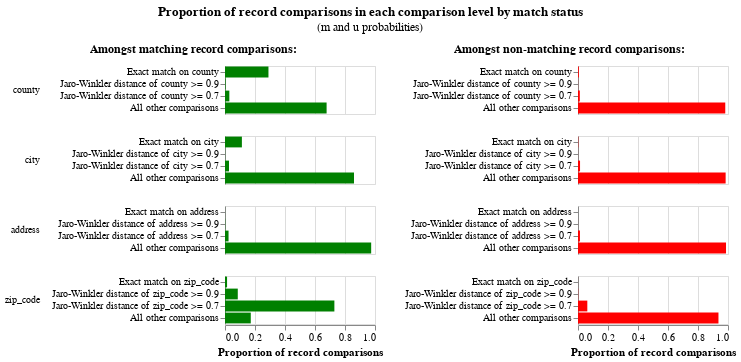

Notebook cell for this chart:
### Code cell
linker.visualisations.m_u_parameters_chart()

### Figure 1 — Vega-Lite specification as saved in the notebook (floating-point values rounded to 4 significant figures)
{"config": {"view": {"continuousWidth": 300, "continuousHeight": 300, "discreteHeight": 300, "discreteWidth": 400}, "header": {"title": null}, "title": {"anchor": "middle", "offset": 10}}, "hconcat": [{"mark": "bar", "encoding": {"color": {"value": "green"}, "row": {"field": "comparison_name", "header": {"labelAlign": "left", "labelAnchor": "middle", "labelAngle": 0}, "sort": {"field": "comparison_sort_order"}, "type": "nominal"}, "tooltip": [{"field": "comparison_name", "title": "Comparison name", "type": "nominal"}, {"field": "label_for_charts", "title": "Label", "type": "ordinal"}, {"field": "sql_condition", "title": "SQL condition", "type": "nominal"}, {"field": "m_probability", "format": ".10~g", "title": "M probability", "type": "quantitative"}, {"field": "u_probability", "format": ".10~g", "title": "U probability", "type": "quantitative"}, {"field": "bayes_factor", "format": ",.6f", "title": "Bayes factor = m/u", "type": "quantitative"}, {"field": "log2_bayes_factor", "format": ".4~g", "title": "Match weight = log2(m/u)", "type": "quantitative"}, {"field": "bayes_factor_description", "title": "Match weight description", "type": "nominal"}, {"field": "m_probability_description", "title": "m probability description", "type": "nominal"}, {"field": "u_probability_description", "title": "u probability description", "type": "nominal"}], "x": {"axis": {"title": "Proportion of record comparisons"}, "field": "m_probability", "type": "quantitative"}, "y": {"axis": {"title": null}, "field": "label_for_charts", "sort": {"field": "comparison_vector_value", "order": "descending"}, "type": "nominal"}}, "height": {"step": 12}, "resolve": {"scale": {"y": "independent"}}, "title": {"text": "Amongst matching record comparisons:", "fontSize": 12, "fontWeight": "bold"}, "transform": [{"filter": "(datum.bayes_factor != 'no-op filter due to vega lite issue 4680')"}], "width": 150}, {"mark": "bar", "encoding": {"color": {"value": "red"}, "row": {"field": "comparison_name", "header": {"labels": false}, "sort": {"field": "comparison_sort_order"}, "type": "nominal"}, "tooltip": [{"field": "comparison_name", "title": "Comparison name", "type": "nominal"}, {"field": "label_for_charts", "title": "Label", "type": "ordinal"}, {"field": "sql_condition", "title": "SQL condition", "type": "nominal"}, {"field": "m_probability", "format": ".10~g", "title": "M probability", "type": "quantitative"}, {"field": "u_probability", "format": ".10~g", "title": "U probability", "type": "quantitative"}, {"field": "bayes_factor", "format": ",.6f", "title": "Bayes factor = m/u", "type": "quantitative"}, {"field": "log2_bayes_factor", "format": ".4~g", "title": "Match weight = log2(m/u)", "type": "quantitative"}, {"field": "bayes_factor_description", "title": "Match weight description", "type": "nominal"}, {"field": "m_probability_description", "title": "m probability description", "type": "nominal"}, {"field": "u_probability_description", "title": "u probability description", "type": "nominal"}], "x": {"axis": {"title": "Proportion of record comparisons"}, "field": "u_probability", "type": "quantitative"}, "y": {"axis": {"title": null}, "field": "label_for_charts", "sort": {"field": "comparison_vector_value", "order": "descending"}, "type": "nominal"}}, "height": {"step": 12}, "resolve": {"scale": {"y": "independent"}}, "title": {"text": "Amongst non-matching record comparisons:", "fontSize": 12, "fontWeight": "bold"}, "transform": [{"filter": "(datum.bayes_factor != 'no-op filter2 due to vega lite issue 4680')"}], "width": 150}], "data": {"name": "data-881b6ea8c56541b9f66f5434ba320c05"}, "title": {"text": "Proportion of record comparisons in each comparison level by match status", "subtitle": "(m and u probabilities)"}, "$schema": "https://vega.github.io/schema/vega-lite/v5.9.3.json", "datasets": {"data-881b6ea8c56541b9f66f5434ba320c05": [{"comparison_name": "county", "sql_condition": "\"county_l\" = \"county_r\"", "label_for_charts": "Exact match on county", "m_probability": 0.2897, "u_probability": 0.005481, "m_probability_description": "Amongst matching record comparisons, 28.97% of records (i.e. one in 3.452) are in the exact match on county comparison level", "u_probability_description": "Amongst non-matching record comparisons, 0.5481% of records (i.e. one in 182) are in the exact match on county comparison level", "has_tf_adjustments": false, "tf_adjustment_column": null, "tf_adjustment_weight": 1.0, "is_null_level": false, "bayes_factor": 52.86, "log2_bayes_factor": 5.724, "comparison_vector_value": 3, "max_comparison_vector_value": 3, "bayes_factor_description": "If comparison level is `exact match on county` then comparison is 52.86 times more likely to be a match", "probability_two_random_records_match": 0.05607, "comparison_sort_order": 0}, {"comparison_name": "county", "sql_condition": "jaro_winkler_similarity(\"county_l\", \"county_r\") >= 0.9", "label_for_charts": "Jaro-Winkler distance of county >= 0.9", "m_probability": 0.003953, "u_probability": 0.0006259, "m_probability_description": "Amongst matching record comparisons, 0.3953% of records (i.e. one in 253) are in the jaro-winkler distance of county >= 0.9 comparison level", "u_probability_description": "Amongst non-matching record comparisons, 0.06259% of records (i.e. one in 1,598) are in the jaro-winkler distance of county >= 0.9 comparison level", "has_tf_adjustments": false, "tf_adjustment_column": null, "tf_adjustment_weight": 1.0, "is_null_level": false, "bayes_factor": 6.316, "log2_bayes_factor": 2.659, "comparison_vector_value": 2, "max_comparison_vector_value": 3, "bayes_factor_description": "If comparison level is `jaro-winkler distance of county >= 0.9` then comparison is 6.316 times more likely to be a match", "probability_two_random_records_match": 0.05607, "comparison_sort_order": 0}, {"comparison_name": "county", "sql_condition": "jaro_winkler_similarity(\"county_l\", \"county_r\") >= 0.7", "label_for_charts": "Jaro-Winkler distance of county >= 0.7", "m_probability": 0.02896, "u_probability": 0.01211, "m_probability_description": "Amongst matching record comparisons, 2.896% of records (i.e. one in 34.53) are in the jaro-winkler distance of county >= 0.7 comparison level", "u_probability_description": "Amongst non-matching record comparisons, 1.211% of records (i.e. one in 82.55) are in the jaro-winkler distance of county >= 0.7 comparison level", "has_tf_adjustments": false, "tf_adjustment_column": null, "tf_adjustment_weight": 1.0, "is_null_level": false, "bayes_factor": 2.391, "log2_bayes_factor": 1.258, "comparison_vector_value": 1, "max_comparison_vector_value": 3, "bayes_factor_description": "If comparison level is `jaro-winkler distance of county >= 0.7` then comparison is 2.391 times more likely to be a match", "probability_two_random_records_match": 0.05607, "comparison_sort_order": 0}, {"comparison_name": "county", "sql_condition": "ELSE", "label_for_charts": "All other comparisons", "m_probability": 0.6774, "u_probability": 0.9818, "m_probability_description": "Amongst matching record comparisons, 67.74% of records (i.e. one in 1.476) are in the all other comparisons comparison level", "u_probability_description": "Amongst non-matching record comparisons, 98.18% of records (i.e. one in 1.019) are in the all other comparisons comparison level", "has_tf_adjustments": false, "tf_adjustment_column": null, "tf_adjustment_weight": 1.0, "is_null_level": false, "bayes_factor": 0.6899, "log2_bayes_factor": -0.5355, "comparison_vector_value": 0, "max_comparison_vector_value": 3, "bayes_factor_description": "If comparison level is `all other comparisons` then comparison is 1.449 times less likely to be a match", "probability_two_random_records_match": 0.05607, "comparison_sort_order": 0}, {"comparison_name": "city", "sql_condition": "\"city_l\" = \"city_r\"", "label_for_charts": "Exact match on city", "m_probability": 0.1126, "u_probability": 0.001835, "m_probability_description": "Amongst matching record comparisons, 11.26% of records (i.e. one in 8.882) are in the exact match on city comparison level", "u_probability_description": "Amongst non-matching record comparisons, 0.1835% of records (i.e. one in 545) are in the exact match on city comparison level", "has_tf_adjustments": false, "tf_adjustment_column": null, "tf_adjustment_weight": 1.0, "is_null_level": false, "bayes_factor": 61.35, "log2_bayes_factor": 5.939, "comparison_vector_value": 3, "max_comparison_vector_value": 3, "bayes_factor_description": "If comparison level is `exact match on city` then comparison is 61.35 times more likely to be a match", "probability_two_random_records_match": 0.05607, "comparison_sort_order": 1}, {"comparison_name": "city", "sql_condition": "jaro_winkler_similarity(\"city_l\", \"city_r\") >= 0.9", "label_for_charts": "Jaro-Winkler distance of city >= 0.9", "m_probability": 0.0008816, "u_probability": 0.0003363, "m_probability_description": "Amongst matching record comparisons, 0.08816% of records (i.e. one in 1,134) are in the jaro-winkler distance of city >= 0.9 comparison level", "u_probability_description": "Amongst non-matching record comparisons, 0.03363% of records (i.e. one in 2,973) are in the jaro-winkler distance of city >= 0.9 comparison level", "has_tf_adjustments": false, "tf_adjustment_column": null, "tf_adjustment_weight": 1.0, "is_null_level": false, "bayes_factor": 2.621, "log2_bayes_factor": 1.39, "comparison_vector_value": 2, "max_comparison_vector_value": 3, "bayes_factor_description": "If comparison level is `jaro-winkler distance of city >= 0.9` then comparison is 2.621 times more likely to be a match", "probability_two_random_records_match": 0.05607, "comparison_sort_order": 1}, {"comparison_name": "city", "sql_condition": "jaro_winkler_similarity(\"city_l\", \"city_r\") >= 0.7", "label_for_charts": "Jaro-Winkler distance of city >= 0.7", "m_probability": 0.02651, "u_probability": 0.0136, "m_probability_description": "Amongst matching record comparisons, 2.651% of records (i.e. one in 37.72) are in the jaro-winkler distance of city >= 0.7 comparison level", "u_probability_description": "Amongst non-matching record comparisons, 1.36% of records (i.e. one in 73.55) are in the jaro-winkler distance of city >= 0.7 comparison level", "has_tf_adjustments": false, "tf_adjustment_column": null, "tf_adjustment_weight": 1.0, "is_null_level": false, "bayes_factor": 1.95, "log2_bayes_factor": 0.9636, "comparison_vector_value": 1, "max_comparison_vector_value": 3, "bayes_factor_description": "If comparison level is `jaro-winkler distance of city >= 0.7` then comparison is 1.95 times more likely to be a match", "probability_two_random_records_match": 0.05607, "comparison_sort_order": 1}, {"comparison_name": "city", "sql_condition": "ELSE", "label_for_charts": "All other comparisons", "m_probability": 0.86, "u_probability": 0.9842, "m_probability_description": "Amongst matching record comparisons, 86% of records (i.e. one in 1.163) are in the all other comparisons comparison level", "u_probability_description": "Amongst non-matching record comparisons, 98.42% of records (i.e. one in 1.016) are in the all other comparisons comparison level", "has_tf_adjustments": false, "tf_adjustment_column": null, "tf_adjustment_weight": 1.0, "is_null_level": false, "bayes_factor": 0.8738, "log2_bayes_factor": -0.1946, "comparison_vector_value": 0, "max_comparison_vector_value": 3, "bayes_factor_description": "If comparison level is `all other comparisons` then comparison is 1.144 times less likely to be a match", "probability_two_random_records_match": 0.05607, "comparison_sort_order": 1}, {"comparison_name": "address", "sql_condition": "\"address_l\" = \"address_r\"", "label_for_charts": "Exact match on address", "m_probability": 0.0003044, "u_probability": 5.19e-06, "m_probability_description": "Amongst matching record comparisons, 0.03044% of records (i.e. one in 3,285) are in the exact match on address comparison level", "u_probability_description": "Amongst non-matching record comparisons, 0.000519% of records (i.e. one in 192,677) are in the exact match on address comparison level", "has_tf_adjustments": false, "tf_adjustment_column": null, "tf_adjustment_weight": 1.0, "is_null_level": false, "bayes_factor": 58.65, "log2_bayes_factor": 5.874, "comparison_vector_value": 3, "max_comparison_vector_value": 3, "bayes_factor_description": "If comparison level is `exact match on address` then comparison is 58.65 times more likely to be a match", "probability_two_random_records_match": 0.05607, "comparison_sort_order": 2}, {"comparison_name": "address", "sql_condition": "jaro_winkler_similarity(\"address_l\", \"address_r\") >= 0.9", "label_for_charts": "Jaro-Winkler distance of address >= 0.9", "m_probability": 0.001558, "u_probability": 0.0001567, "m_probability_description": "Amongst matching record comparisons, 0.1558% of records (i.e. one in 642) are in the jaro-winkler distance of address >= 0.9 comparison level", "u_probability_description": "Amongst non-matching record comparisons, 0.01567% of records (i.e. one in 6,380) are in the jaro-winkler distance of address >= 0.9 comparison level", "has_tf_adjustments": false, "tf_adjustment_column": null, "tf_adjustment_weight": 1.0, "is_null_level": false, "bayes_factor": 9.938, "log2_bayes_factor": 3.313, "comparison_vector_value": 2, "max_comparison_vector_value": 3, "bayes_factor_description": "If comparison level is `jaro-winkler distance of address >= 0.9` then comparison is 9.938 times more likely to be a match", "probability_two_random_records_match": 0.05607, "comparison_sort_order": 2}, {"comparison_name": "address", "sql_condition": "jaro_winkler_similarity(\"address_l\", \"address_r\") >= 0.7", "label_for_charts": "Jaro-Winkler distance of address >= 0.7", "m_probability": 0.02366, "u_probability": 0.01305, "m_probability_description": "Amongst matching record comparisons, 2.366% of records (i.e. one in 42.27) are in the jaro-winkler distance of address >= 0.7 comparison level", "u_probability_description": "Amongst non-matching record comparisons, 1.305% of records (i.e. one in 76.63) are in the jaro-winkler distance of address >= 0.7 comparison level", "has_tf_adjustments": false, "tf_adjustment_column": null, "tf_adjustment_weight": 1.0, "is_null_level": false, "bayes_factor": 1.813, "log2_bayes_factor": 0.8583, "comparison_vector_value": 1, "max_comparison_vector_value": 3, "bayes_factor_description": "If comparison level is `jaro-winkler distance of address >= 0.7` then comparison is 1.813 times more likely to be a match", "probability_two_random_records_match": 0.05607, "comparison_sort_order": 2}, {"comparison_name": "address", "sql_condition": "ELSE", "label_for_charts": "All other comparisons", "m_probability": 0.9745, "u_probability": 0.9868, "m_probability_description": "Amongst matching record comparisons, 97.45% of records (i.e. one in 1.026) are in the all other comparisons comparison level", "u_probability_description": "Amongst non-matching record comparisons, 98.68% of records (i.e. one in 1.013) are in the all other comparisons comparison level", "has_tf_adjustments": false, "tf_adjustment_column": null, "tf_adjustment_weight": 1.0, "is_null_level": false, "bayes_factor": 0.9875, "log2_bayes_factor": -0.01811, "comparison_vector_value": 0, "max_comparison_vector_value": 3, "bayes_factor_description": "If comparison level is `all other comparisons` then comparison is 1.013 times less likely to be a match", "probability_two_random_records_match": 0.05607, "comparison_sort_order": 2}, {"comparison_name": "zip_code", "sql_condition": "\"zip_code_l\" = \"zip_code_r\"", "label_for_charts": "Exact match on zip_code", "m_probability": 0.01377, "u_probability": 0.0001817, "m_probability_description": "Amongst matching record comparisons, 1.377% of records (i.e. one in 72.61) are in the exact match on zip_code comparison level", "u_probability_description": "Amongst non-matching record comparisons, 0.01817% of records (i.e. one in 5,505) are in the exact match on zip_code comparison level", "has_tf_adjustments": false, "tf_adjustment_column": null, "tf_adjustment_weight": 1.0, "is_null_level": false, "bayes_factor": 75.82, "log2_bayes_factor": 6.244, "comparison_vector_value": 3, "max_comparison_vector_value": 3, "bayes_factor_description": "If comparison level is `exact match on zip_code` then comparison is 75.82 times more likely to be a match", "probability_two_random_records_match": 0.05607, "comparison_sort_order": 3}, {"comparison_name": "zip_code", "sql_condition": "jaro_winkler_similarity(\"zip_code_l\", \"zip_code_r\") >= 0.9", "label_for_charts": "Jaro-Winkler distance of zip_code >= 0.9", "m_probability": 0.08519, "u_probability": 0.001299, "m_probability_description": "Amongst matching record comparisons, 8.519% of records (i.e. one in 11.74) are in the jaro-winkler distance of zip_code >= 0.9 comparison level", "u_probability_description": "Amongst non-matching record comparisons, 0.1299% of records (i.e. one in 770) are in the jaro-winkler distance of zip_code >= 0.9 comparison level", "has_tf_adjustments": false, "tf_adjustment_column": null, "tf_adjustment_weight": 1.0, "is_null_level": false, "bayes_factor": 65.61, "log2_bayes_factor": 6.036, "comparison_vector_value": 2, "max_comparison_vector_value": 3, "bayes_factor_description": "If comparison level is `jaro-winkler distance of zip_code >= 0.9` then comparison is 65.61 times more likely to be a match", "probability_two_random_records_match": 0.05607, "comparison_sort_order": 3}, {"comparison_name": "zip_code", "sql_condition": "jaro_winkler_similarity(\"zip_code_l\", \"zip_code_r\") >= 0.7", "label_for_charts": "Jaro-Winkler distance of zip_code >= 0.7", "m_probability": 0.7292, "u_probability": 0.0621, "m_probability_description": "Amongst matching record comparisons, 72.92% of records (i.e. one in 1.371) are in the jaro-winkler distance of zip_code >= 0.7 comparison level", "u_probability_description": "Amongst non-matching record comparisons, 6.21% of records (i.e. one in 16.1) are in the jaro-winkler distance of zip_code >= 0.7 comparison level", "has_tf_adjustments": false, "tf_adjustment_column": null, "tf_adjustment_weight": 1.0, "is_null_level": false, "bayes_factor": 11.74, "log2_bayes_factor": 3.554, "comparison_vector_value": 1, "max_comparison_vector_value": 3, "bayes_factor_description": "If comparison level is `jaro-winkler distance of zip_code >= 0.7` then comparison is 11.74 times more likely to be a match", "probability_two_random_records_match": 0.05607, "comparison_sort_order": 3}, {"comparison_name": "zip_code", "sql_condition": "ELSE", "label_for_charts": "All other comparisons", "m_probability": 0.1718, "u_probability": 0.9364, "m_probability_description": "Amongst matching record comparisons, 17.18% of records (i.e. one in 5.819) are in the all other comparisons comparison level", "u_probability_description": "Amongst non-matching record comparisons, 93.64% of records (i.e. one in 1.068) are in the all other comparisons comparison level", "has_tf_adjustments": false, "tf_adjustment_column": null, "tf_adjustment_weight": 1.0, "is_null_level": false, "bayes_factor": 0.1835, "log2_bayes_factor": -2.446, "comparison_vector_value": 0, "max_comparison_vector_value": 3, "bayes_factor_description": "If comparison level is `all other comparisons` then comparison is 5.449 times less likely to be a match", "probability_two_random_records_match": 0.05607, "comparison_sort_order": 3}]}}
